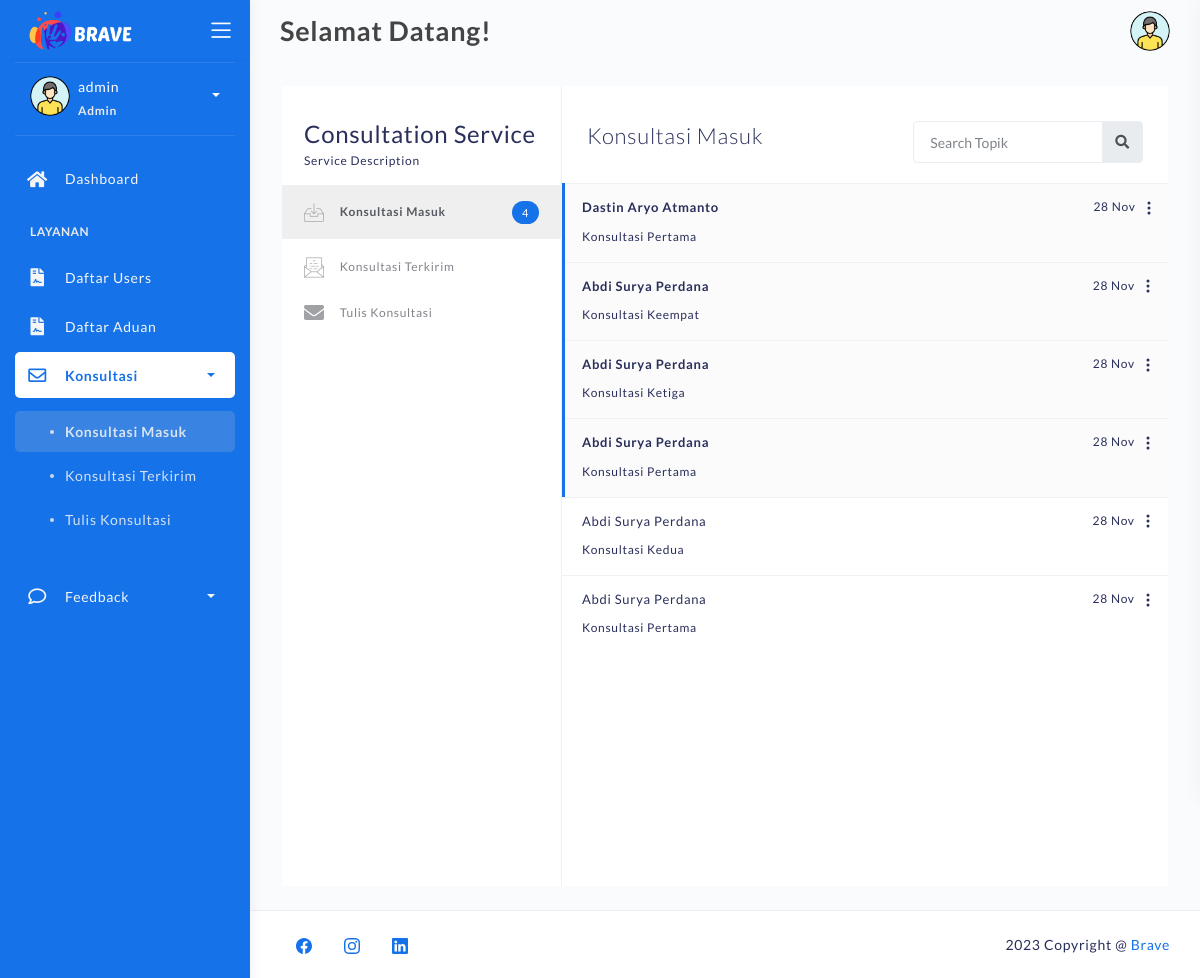
Screenshot of /konsultasi-inbox-admin.php (signed in) with the database file from the repository.
### tables this page shows
CREATE TABLE `konsultasi` (
  `id_konsul` varchar(50) NOT NULL,
  `pengirim` varchar(25) NOT NULL,
  `penerima` varchar(25) NOT NULL,
  `judul` varchar(255) NOT NULL,
  `pesan` text NOT NULL,
  `tgl_konsultasi` datetime NOT NULL,
  `is_read` varchar(10) NOT NULL
);

CREATE TABLE `users` (
  `nim` varchar(25) NOT NULL,
  `nama` varchar(255) NOT NULL,
  `fakultas` varchar(255) NOT NULL,
  `prodi` varchar(255) NOT NULL,
  `angkatan` varchar(255) NOT NULL
);

### konsultasi-inbox-admin.php (the view, shortened to what this page needs)
<?php
	require 'backend/connection.php';
    if (!isset($_SESSION['username'])) {
        header("Location: login.php");
    }else if($_SESSION['hak']!='admin'){
		header("Location: backend/action-logout.php");
	}else{
		$login_id = $_SESSION['user_id'];
	}
?>
<!DOCTYPE html>
<html lang="en">
<head>
	<link rel="stylesheet" href="assets/css/bootstrap.min.css">
	<link rel="stylesheet" href="assets/css/atlantis.css">
	<link rel="stylesheet" href="assets/css/demo.css">
</head>
<body>
	<div class="wrapper fullheight-side">
		<div class="logo-header position-fixed" data-background-color="blue">
			<a href="index.html" class="logo">
				<img src="assets\img\logo\logo2-2tr-resize.png" alt="navbar brand" class="navbar-brand" style="width:110px;">
			</a>
			<div class="nav-toggle">
				<button class="btn btn-toggle toggle-sidebar">
					<i class="icon-menu"></i>
				</button>
			</div>
		</div>
		<div class="sidebar sidebar-style-2" data-background-color="blue">
			<div class="sidebar-wrapper scrollbar scrollbar-inner">
				<div class="sidebar-content">
					<div class="user">
						<div class="avatar-sm float-left mr-2">
							<img src="assets/img/profile.png" alt="..." class="avatar-img rounded-circle">
						</div>
						<div class="info">
							<a data-toggle="collapse" href="#collapseExample" aria-expanded="true">
								<span>
									<?php echo $_SESSION['username'] ?>
									<span class="user-level">Admin</span>
									<span class="caret"></span>
								</span>
							</a>
						</div>
					</div>
					<ul class="nav">
						<li class="nav-item">
							<a href="dashboard-admin.php" class="collapsed" aria-expanded="false">
								<i class="fas fa-home"></i>
								<p>Dashboard</p>
							</a>
						</li>
						<li class="nav-section">
							<h4 class="text-section">Layanan</h4>
						</li>
						<li class="nav-item">
							<a href="list-user-admin.php">
								<i class="fas fa-file-contract"></i>
								<p>Daftar Users</p>
							</a>
						</li>
						<li class="nav-item">
							<a href="list-aduan-admin.php">
								<i class="fas fa-file-contract"></i>
								<p>Daftar Aduan</p>
							</a>
						</li>
						<li class="nav-item active submenu">
							<a data-toggle="collapse" href="#email-app-nav">
								<i class="far fa-envelope"></i>
								<p>Konsultasi</p>
								<span class="caret"></span>
							</a>
							<div class="collapse show" id="email-app-nav">
								<ul class="nav nav-collapse">
									<li class="active">
										<a href="konsultasi-inbox-admin.php">
											<span class="sub-item">Konsultasi Masuk</span>
										</a>
									</li>
									<li>
										<a href="konsultasi-sent-admin.php">
											<span class="sub-item">Konsultasi Terkirim</span>
										</a>
									</li>
									<li>
										<a href="konsultasi-compose-admin.php">
											<span class="sub-item">Tulis Konsultasi</span>
										</a>
									</li>
								</ul>
							</div>
							<li class="nav-item ">
							<a data-toggle="collapse" href="#feedback-app-nav">
								<i class="far fa-comment"></i>
								<p>Feedback</p>
								<span class="caret"></span>
							</a>
						</li>
					</ul>
				</div>
			</div>
		</div>
		<nav class="navbar navbar-header navbar-header-transparent navbar-expand-lg">
			<div class="container-fluid">
				<div class="collapse" id="search-nav">
					<form class="navbar-left navbar-form nav-search mr-md-3">
						<h4 class="page-title" style="margin: 10px 0; font-size: 27px;">Selamat Datang!</h4>
					</form>
				</div>
				<ul class="navbar-nav topbar-nav ml-md-auto align-items-center">
					<li class="nav-item dropdown hidden-caret">
						<a class="dropdown-toggle profile-pic" data-toggle="dropdown" href="#" aria-expanded="false">
							<div class="avatar-sm">
								<img src="assets/img/profile.png" alt="..." class="avatar-img rounded-circle">
							</div>
						</a>
					</li>
				</ul>
			</div>
		</nav>
		<div class="main-panel full-height">
			<div class="container container-full">
				<div class="page-inner">
					<div class="page-with-aside mail-wrapper bg-white">
						<div class="page-aside">
							<div class="aside-header">
								<div class="title">Consultation Service</div>
								<div class="description">Service Description</div>
							</div>
							<div class="aside-nav collapse" id="email-nav">
								<ul class="nav">
									<li class="active">
										<a href="konsultasi-inbox-admin.php">
											<i class="flaticon-inbox"></i> Konsultasi Masuk
											<?php
												$sql_counter_konsul = "SELECT * FROM konsultasi WHERE penerima='$login_id' AND is_read='unread'";
												$result_counter_konsul = mysqli_query($koneksi, $sql_counter_konsul);
												if (mysqli_num_rows($result_counter_konsul) > 0) {
													$i=0;
													while ($row = mysqli_fetch_assoc($result_counter_konsul)) {
														$i++;
														}
													echo '
														<span class="badge badge-primary float-right">' . $i . '</span>
													';
												}
											?>
										</a>
									</li>
                                    <li>
										<a href="konsultasi-sent-admin.php">
											<i class="flaticon-envelope-3"></i> Konsultasi Terkirim
										</a>
									</li>
									<li>
										<a href="konsultasi-compose-admin.php">
											<i class="fa fa-envelope"></i> Tulis Konsultasi
										</a>
									</li>
								</ul>
							</div>
						</div>
						<div class="page-content mail-content">
							<div class="inbox-head d-lg-flex d-block">
								<h3>Konsultasi Masuk</h3>
								<form action="#" class="ml-auto">
									<div class="input-group">
										<input type="text" placeholder="Search Topik" class="form-control">
										<div class="input-group-append">
											<span class="input-group-text">
												<i class="fa fa-search search-icon"></i>
											</span>
										</div>
									</div>
								</form>
							</div>
							<div class="inbox-body" style="padding-top:0;">
								<div class="email-list">
								<?php
									$sql = "SELECT * FROM konsultasi ORDER BY tgl_konsultasi DESC";
									$result = mysqli_query($koneksi, $sql);
									if (mysqli_num_rows($result) > 0) {
										while ($row = mysqli_fetch_assoc($result)) {
											$nim=$row['pengirim'];
											$sql_users = "SELECT * FROM users WHERE nim='$nim'";
											$result_users = mysqli_query($koneksi, $sql_users);
											if (mysqli_num_rows($result_users) > 0){
												$row_users = mysqli_fetch_assoc($result_users);
												echo '
													<div class="email-list-item ' . $row['is_read'] . '">
														<div class="email-list-detail" data-toggle="modal" data-target="#konsultasi-' . $row['id_konsul'] . '">
															<span class="date float-right">
																' . date("d M", strtotime($row["tgl_konsultasi"])) . '
															</span>
															<span class="from">' . $row_users['nama'] . '</span>
															<p class="msg">' . $row['judul'] . '</p>
														</div>
														<div id="navbarDropdown" role="button" data-toggle="dropdown" aria-haspopup="true" aria-expanded="false" style="color:sky blue; margin-left:5px; margin-right:-17px;">
															<svg xmlns="http://www.w3.org/2000/svg" width="16" height="16" fill="currentColor" class="bi bi-three-dots-vertical" viewBox="0 0 16 16">
																<path d="M9.5 13a1.5 1.5 0 1 1-3 0 1.5 1.5 0 0 1 3 0zm0-5a1.5 1.5 0 1 1-3 0 1.5 1.5 0 0 1 3 0zm0-5a1.5 1.5 0 1 1-3 0 1.5 1.5 0 0 1 3 0z"/>
															</svg>
														</div>
															<a class="dropdown-item" data-toggle="modal" data-target="#balas-konsultasi-' . $row['id_konsul'] . '">Balas</a>
															<a class="dropdown-item" href="backend/action-delete-konsultasi-admin.php?id=' . $row['id_konsul'] . '">Delete</a>
													</div>
													<div class="modal fade" id="konsultasi-' . $row['id_konsul'] . '" tabindex="-1" role="dialog" aria-labelledby="exampleModalCenterTitle" aria-hidden="true" onclick="read_' . $row["id_konsul"] . '()">
																	<h5 class="modal-title" id="exampleModalLongTitle" style="font-size:20px;">' . $row['judul'] . '</h5>
																	<p style="margin-bottom:1px;"><strong>Dari :</strong> ' . $row_users['nama'] . '</p>
																	<p style="margin-bottom:10px;"><strong>Tanggal :</strong> ' . date("d M Y", strtotime($row['tgl_konsultasi'])) . '</p>
																	' . $row['pesan'] .'
														<form id="isRead-' . $row["id_konsul"] . '" action="backend/action-is-read-admin.php" method="post">
															<input type="text" class="form-control" id="id_konsul" name="id_konsul" value="' . $row["id_konsul"] . '" required hidden>
														</form>
															function read_' . $row["id_konsul"] . '() {
																document.getElementById("isRead-' . $row["id_konsul"] . '").submit();
													</div>
													<div class="modal fade" id="balas-konsultasi-' . $row['id_konsul'] . '" tabindex="-1" role="dialog" aria-labelledby="exampleModalCenterTitle" aria-hidden="true">
																	<h5 class="modal-title" id="editUserModalLabel">' . $row['judul'] . '</h5>
																	<form id="balasKonsulForm-' . $row['id_konsul'] . '" action="backend/action-balas-konsultasi-admin.php" method="post">
																		<input type="text" class="form-control" id="pengirim" name="pengirim" value="' . $_SESSION["user_id"] . '" required hidden>
																		<input type="text" class="form-control" id="penerima" name="penerima" value="' . $row["pengirim"] . '" required hidden>
																		<input type="text" class="form-control" id="judul" name="judul" value="' . $row["judul"] . '" required hidden>
																	</form>
																	<button type="button" class="btn btn-primary" onclick="balasKosul_' . $row["id_konsul"] . '()">Kirim</button>
													</div>
														function balasKosul_' . $row["id_konsul"] . '() {
															document.getElementById("balasKonsulForm-' . $row['id_konsul'] . '").submit();
												';
											}
										}
									}
									?>
								</div>
							</div>
						</div>
					</div>
				</div>
			</div>
			<footer class="footer">
				<div class="container-fluid">
					<nav class="pull-left">
						<ul class="nav">
							<li class="nav-item">
								<a class="nav-link" href="https://web.facebook.com">
								</a>
							</li>
							<li class="nav-item">
								<a class="nav-link" href="https://www.instagram.com/">
								</a>
							</li>
							<li class="nav-item">
								<a class="nav-link" href="https://www.linkedin.com">
								</a>
							</li>
						</ul>
					</nav>
					<div class="copyright ml-auto">
						2023 Copyright @ <a href="#">Brave</a>
					</div>
				</div>
			</footer>
		</div>
	</div>
</body>
</html>

### rows the page displays
konsultasi: tgl_konsultasi "28 Nov", users.nama "Dastin Aryo Atmanto", judul "Konsultasi Pertama"
konsultasi: tgl_konsultasi "28 Nov", users.nama "Abdi Surya Perdana", judul "Konsultasi Keempat"
konsultasi: tgl_konsultasi "28 Nov", users.nama "Abdi Surya Perdana", judul "Konsultasi Ketiga"
konsultasi: tgl_konsultasi "28 Nov", users.nama "Abdi Surya Perdana", judul "Konsultasi Pertama"
konsultasi: tgl_konsultasi "28 Nov", users.nama "Abdi Surya Perdana", judul "Konsultasi Kedua"
konsultasi: tgl_konsultasi "28 Nov", users.nama "Abdi Surya Perdana", judul "Konsultasi Pertama"

### other values shown
$_SESSION['username'] "admin"
$i "4"
